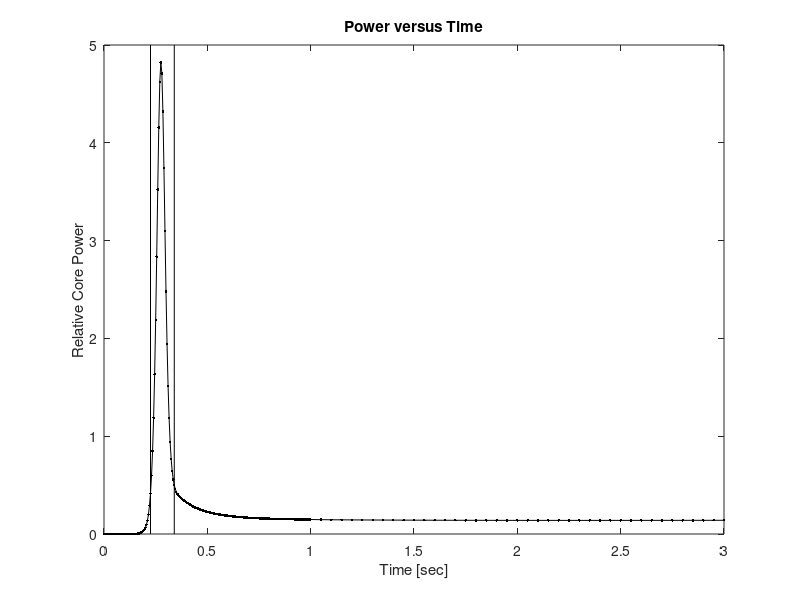
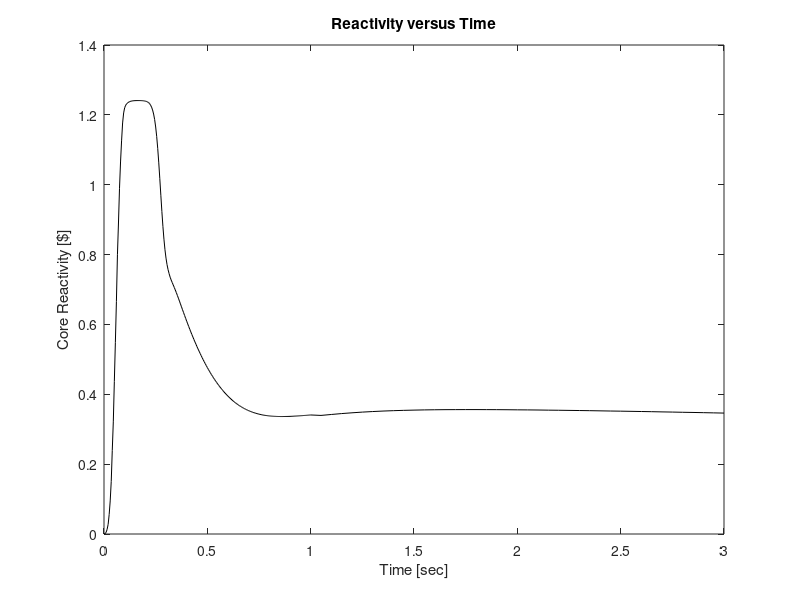
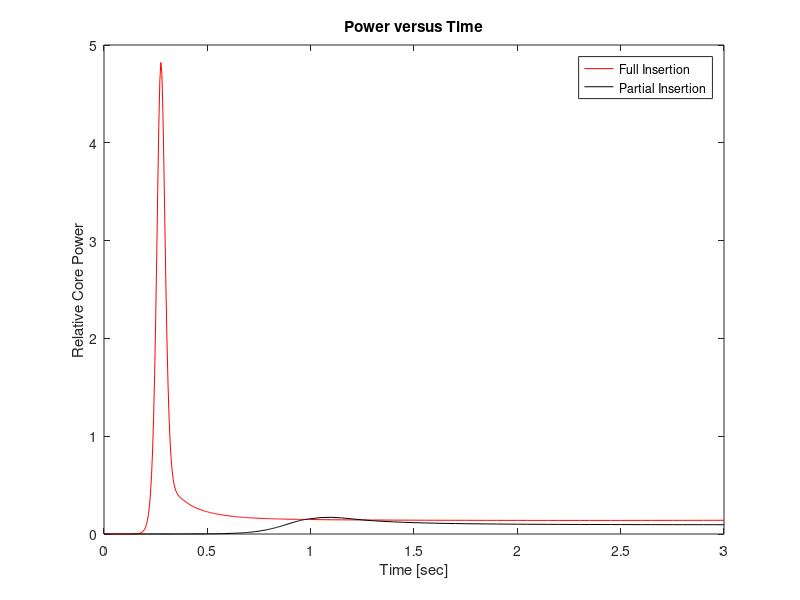
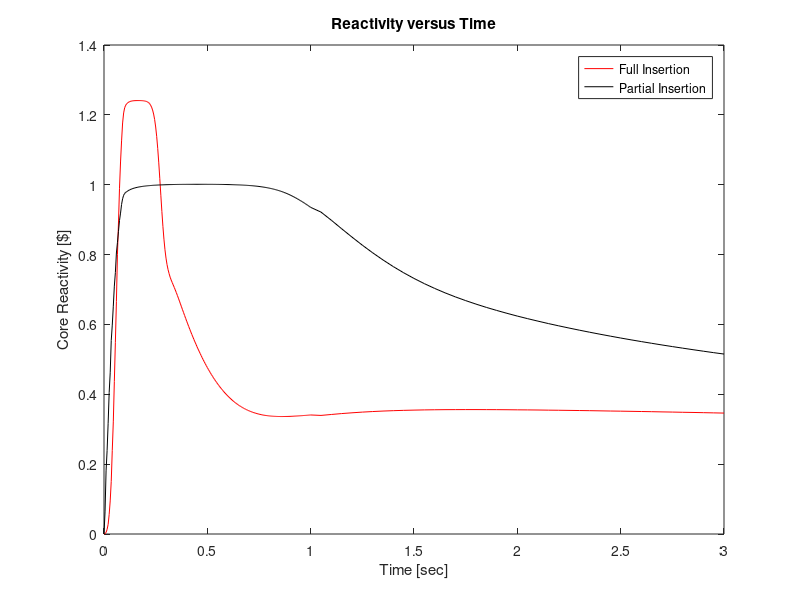

Here is the MATLAB script that generated these plots, in order: (Note: this script raises an error after producing the figures.)
% Eric Pearson
% Sara Bashir 
% NERS 442 HW5
close all;
% clear;
clc;

%%
% 1
% a)
load('full_ejection.mat','time','reactivity','power');

figure(1);
plot(time,power,'.-k');
hold on;
n = 69;
plot([time(n) time(n)],[0 5],'-k');
m = 46;
plot([time(m) time(m)],[0 5],'-k');
gca.FontSize = 18;
xlabel('Time [sec]');
ylabel('Relative Core Power');
title('Power versus Time');

figure(2);
plot(time,reactivity,'-k');
gca.FontSize = 18;
xlabel('Time [sec]');
ylabel('Core Reactivity [$]');
title('Reactivity versus Time');

reactivity_full = reactivity;
power_full = power;
%%%%%%%%%%%%%%%%%%%%%%%%%%%%%%%%%%%%%%%%%%%%%%%%%%%%%%%%%%%%%%%%%%%%%%%%%%%
% b)
% boron 1147.96

% i)
% K-eff = 1.007675

% ii)
load('partial_ejection.mat','reactivity','power');

figure(3);
plot(time,power_full,'-r',time,power,'-k');
gca.FontSize = 18;
xlabel('Time [sec]');
ylabel('Relative Core Power');
title('Power versus Time');
legend('Full Insertion','Partial Insertion');

figure(4);
plot(time,reactivity_full,'-r',time,reactivity,'-k');
gca.FontSize = 18;
xlabel('Time [sec]');
ylabel('Core Reactivity [$]');
title('Reactivity versus Time');
legend('Full Insertion','Partial Insertion');

%%%%%%%%%%%%%%%%%%%%%%%%%%%%%%%%%%%%%%%%%%%%%%%%%%%%%%%%%%%%%%%%%%%%%%%%%%%
% c)
load('33_power_ejection.mat','power_0','react_0','power_33','react_33');

figure(5);
plot(time,power_0,'-r',time,power_33,'-k');
gca.FontSize = 18;
xlabel('Time [sec]');
ylabel('Relative Core Power');
title('Power versus Time');
legend('Core at 0% Power','Core at 33% Power');
axis([0 1 0 70]);

figure(6);
plot(time,react_0,'-r',time,react_33,'-k');
gca.FontSize = 18;
xlabel('Time [sec]');
ylabel('Core Reactivity [$]');
title('Reactivity versus Time');
legend('Core at 0% Power','Core at 33% Power');

%%
% 2

% hgap 10% up
load('hgap_up.mat','power_hgap_up','tf_hgap_up','tf_base');

hgap_maxP = max(power_hgap_up);
base_maxP = max(power_full);
maxP_sens_hgap_up = sqrt( ((hgap_maxP-base_maxP)/base_maxP).^2./(.1^2) )

hgap_maxTf = max(tf_hgap_up);
base_maxTf = max(tf_base);
maxTf_sens_hgap_up = sqrt( ((hgap_maxTf-base_maxTf)/base_maxTf).^2./(.1^2) )

% Width diff taken to be new intersect with power level at end of base
interp = @(y,y1,y2,x1,x2) x1 + (y-y1).*(x2-x1)/(y2-y1);
hgap_width = interp(power_full(69),power_hgap_up(69),power_hgap_up(70),...
             time(69),time(70)) - time(46);
base_width = time(69)-time(46);
width_sens_hgap_up = sqrt( ((hgap_width-base_width)/base_width).^2./(.1^2) )

% hgap 10% down
save('hgap_down.mat','power_hgap_down','tf_hgap_down');

hgap_maxP = max(power_hgap_down);
maxP_sens_hgap_down = sqrt( ((hgap_maxP-base_maxP)/base_maxP).^2./(.1^2) )

hgap_maxTf = max(tf_hgap_down);
maxTf_sens_hgap_down = sqrt( ((hgap_maxTf-base_maxTf)/base_maxTf).^2./(.1^2) )

% Width diff taken to be new intersect with power level at end of base
interp = @(y,y1,y2,x1,x2) x1 + (y-y1).*(x2-x1)/(y2-y1);
hgap_width = interp(power_full(69),power_hgap_up(69),power_hgap_up(70),...
             time(69),time(70)) - time(46);
base_width = time(69)-time(46);
width_sens_hgap_down = sqrt( ((hgap_width-base_width)/base_width).^2./(.1^2) )

